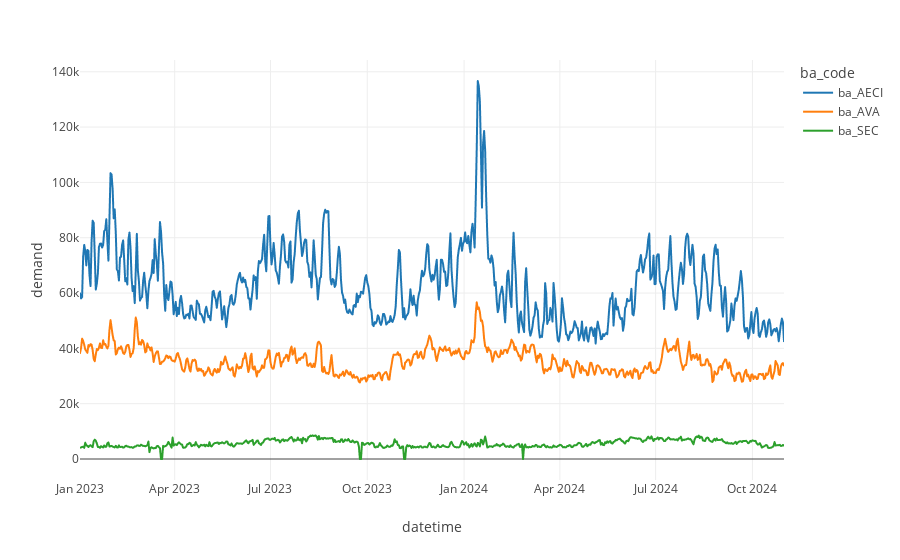

The cell this chart's notebook holds for it:
### Code cell
plot_demand(data, bas=["ba_AECI", "ba_AVA", "ba_SEC"])

### Figure 1 — Plotly figure (JSON) as saved in the notebook; plotly's stock layout.template omitted (floating-point values rounded to 4 significant figures; data arrays with more than 128 entries replaced by an {"elided": "..."} marker saying what was removed)
{"data": [{"hovertemplate": "ba_code=ba_AECI<br>datetime=%{x}<br>demand=%{y}<extra></extra>", "legendgroup": "ba_AECI", "line": {"color": "#1F77B4", "dash": "solid"}, "marker": {"symbol": "circle"}, "mode": "lines", "name": "ba_AECI", "showlegend": true, "type": "scattergl", "x": {"elided": "670 str values"}, "xaxis": "x", "y": {"elided": "670 int values"}, "yaxis": "y"}, {"hovertemplate": "ba_code=ba_AVA<br>datetime=%{x}<br>demand=%{y}<extra></extra>", "legendgroup": "ba_AVA", "line": {"color": "#FF7F0E", "dash": "solid"}, "marker": {"symbol": "circle"}, "mode": "lines", "name": "ba_AVA", "showlegend": true, "type": "scattergl", "x": {"elided": "670 str values"}, "xaxis": "x", "y": {"elided": "670 int values"}, "yaxis": "y"}, {"hovertemplate": "ba_code=ba_SEC<br>datetime=%{x}<br>demand=%{y}<extra></extra>", "legendgroup": "ba_SEC", "line": {"color": "#2CA02C", "dash": "solid"}, "marker": {"symbol": "circle"}, "mode": "lines", "name": "ba_SEC", "showlegend": true, "type": "scattergl", "x": {"elided": "670 str values"}, "xaxis": "x", "y": {"elided": "670 int values"}, "yaxis": "y"}], "layout": {"legend": {"title": {"text": "ba_code"}, "tracegroupgap": 0}, "margin": {"t": 60}, "xaxis": {"anchor": "y", "domain": [0, 1], "title": {"text": "datetime"}}, "yaxis": {"anchor": "x", "domain": [0, 1], "title": {"text": "demand"}}}}
